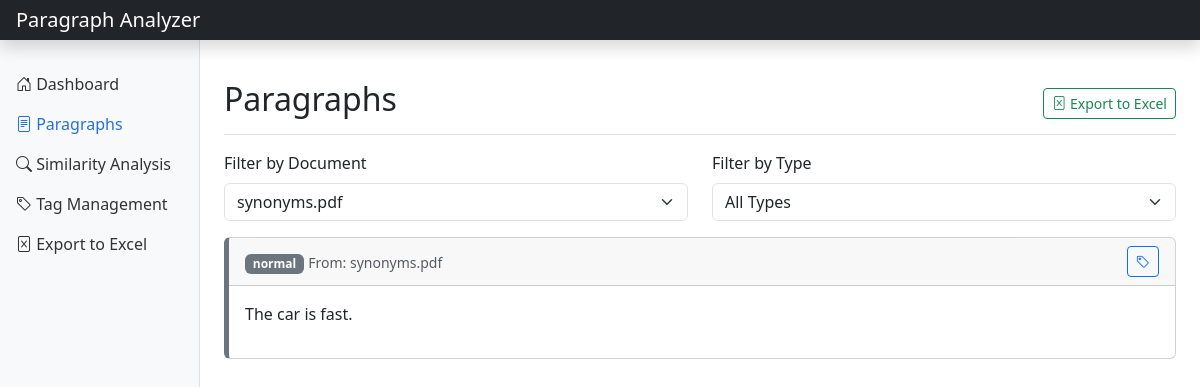
The page /paragraphs?document_id=38 on the database its author committed.
### tables this page shows
CREATE TABLE paragraphs (
                id INTEGER PRIMARY KEY AUTOINCREMENT,
                content TEXT NOT NULL,
                document_id INTEGER NOT NULL,
                paragraph_type TEXT NOT NULL,
                position INTEGER NOT NULL,
                header_content TEXT,
                FOREIGN KEY (document_id) REFERENCES documents (id) ON DELETE CASCADE
            );

CREATE TABLE documents (
                id INTEGER PRIMARY KEY AUTOINCREMENT,
                filename TEXT NOT NULL,
                file_type TEXT NOT NULL,
                file_path TEXT NOT NULL,
                upload_date TEXT NOT NULL
            );

### app.py (the view)
@app.route('/paragraphs')
def view_paragraphs():
    document_id = request.args.get('document_id', type=int)
    paragraphs = db_manager.get_paragraphs(document_id)
    documents = db_manager.get_documents()
    tags = db_manager.get_tags()
    return render_template(
        'paragraphs.html',
        paragraphs=paragraphs,
        documents=documents,
        tags=tags,
        selected_document=document_id
    )

### database_manager.py (called while the page is built)
    def get_documents(self) -> List[Dict]:
        self.logger.info("Retrieving all documents")
        try:
            conn = sqlite3.connect(self.db_path)
            conn.row_factory = sqlite3.Row
            cursor = conn.cursor()
            cursor.execute('SELECT * FROM documents ORDER BY upload_date DESC')
            rows = cursor.fetchall()
            documents = [dict(row) for row in rows]
            conn.close()
            self.logger.info(f"Retrieved {len(documents)} documents")
            return documents
        except Exception as e:
            self.logger.error(f"Error retrieving documents: {str(e)}", exc_info=True)
            return []

    def get_tags(self) -> List[Dict]:
        self.logger.info("Retrieving all tags")
        try:
            conn = sqlite3.connect(self.db_path)
            conn.row_factory = sqlite3.Row
            cursor = conn.cursor()
            cursor.execute('SELECT * FROM tags')
            rows = cursor.fetchall()
            tags = [dict(row) for row in rows]
            conn.close()
            self.logger.info(f"Retrieved {len(tags)} tags")
            return tags
        except Exception as e:
            self.logger.error(f"Error retrieving tags: {str(e)}", exc_info=True)
            return []

### templates/paragraphs.html (shortened to what this page needs)
{% extends 'base.html' %}
{% block content %}
    <div class="d-flex justify-content-between flex-wrap flex-md-nowrap align-items-center pt-3 pb-2 mb-3 border-bottom">
        <h1 class="h2">Paragraphs</h1>
        <div class="btn-toolbar mb-2 mb-md-0">
            <a href="/export" class="btn btn-sm btn-outline-success">
                <i class="bi bi-file-excel"></i> Export to Excel
            </a>
        </div>
    </div>
    <div class="row mb-3">
        <div class="col-md-6">
            <label for="documentFilter" class="form-label">Filter by Document</label>
            <select class="form-select" id="documentFilter" onchange="filterByDocument(this.value)">
                {% for doc in documents %}
                    <option value="{{ doc.id }}" {% if selected_document == doc.id %}selected{% endif %}>{{ doc.filename }}</option>
                {% endfor %}
            </select>
        </div>
        <div class="col-md-6">
            <label for="paragraphTypeFilter" class="form-label">Filter by Type</label>
            <select class="form-select" id="paragraphTypeFilter" onchange="filterByType(this.value)">
                <option value="">All Types</option>
            </select>
        </div>
    </div>
    <div class="row">
        <div class="col-md-12">
            {% if paragraphs %}
                <div id="paragraphsList">
                    {% for para in paragraphs %}
                        <div class="card paragraph-card {{ para.paragraph_type }}" data-type="{{ para.paragraph_type }}" data-id="{{ para.id }}">
                            <div class="card-header d-flex justify-content-between align-items-center">
                                <div>
                                    <span class="badge bg-secondary">{{ para.paragraph_type }}</span>
                                    <small class="text-muted">From: {{ para.filename }}</small>
                                </div>
                                <div class="paragraph-tags">
                                    <button class="btn btn-sm btn-outline-primary" onclick="showTagModal({{ para.id }})">
                                        <i class="bi bi-tag"></i>
                                    </button>
                                </div>
                            </div>
                            <div class="card-body">
                                {% if para.paragraph_type == 'table' %}
                                    <pre class="table-content">{{ para.content }}</pre>
                                {% else %}
                                    <p>{{ para.content }}</p>
                                {% endif %}
                            </div>
                        </div>
                    {% endfor %}
                </div>
            {% else %}
                <div class="alert alert-info">
                    No paragraphs found. Please upload some documents first.
                </div>
            {% endif %}
        </div>
    </div>
{% endblock %}

### templates/base.html (style rules this page uses)
.paragraph-card { margin-bottom: 1rem; border-left: 5px solid #6c757d; }

### rows shown on the page
paragraphs: paragraph_type "normal", filename "synonyms.pdf", content "The car is fast."

### other values the page prints
form field value "synonyms.pdf"
